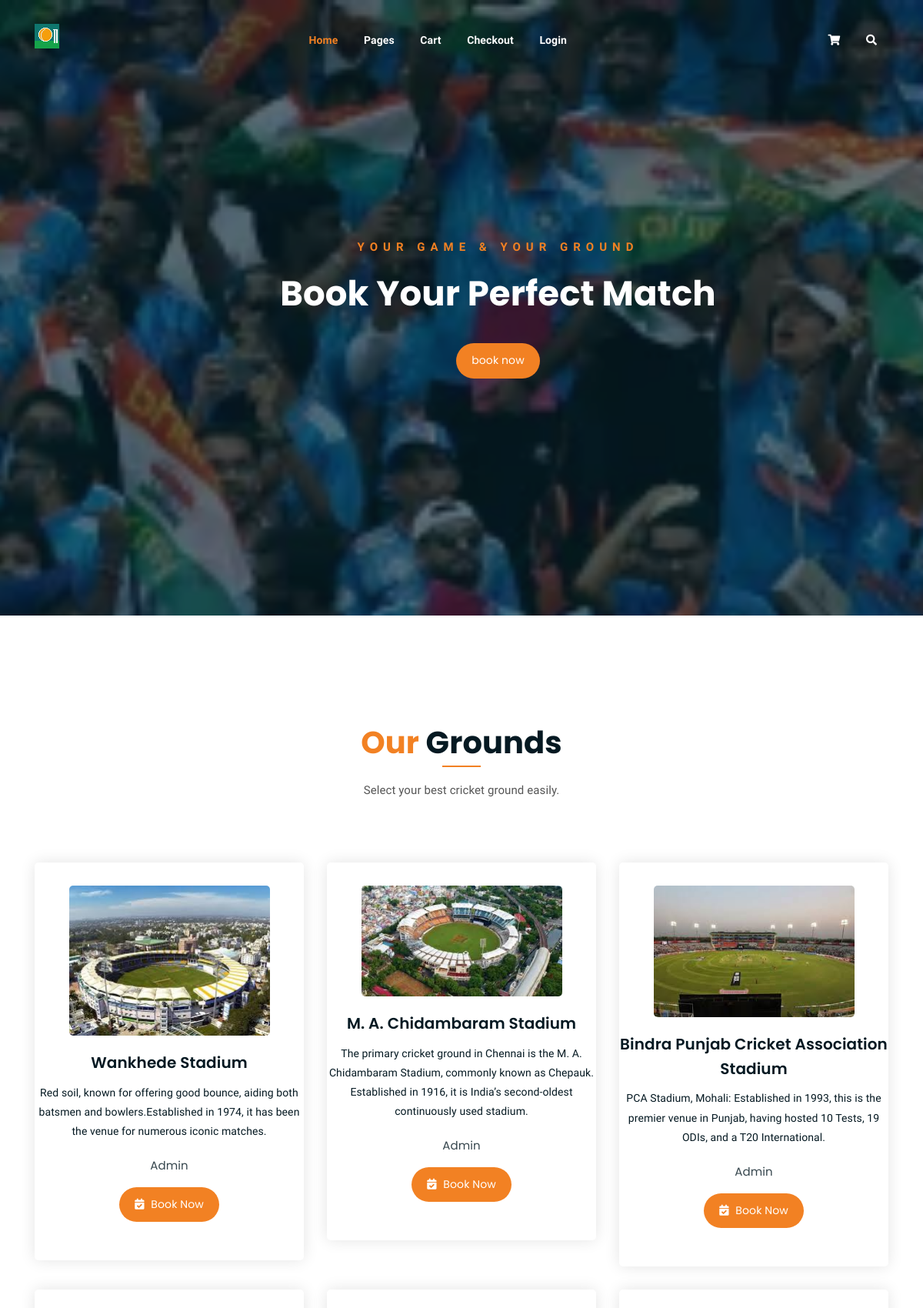
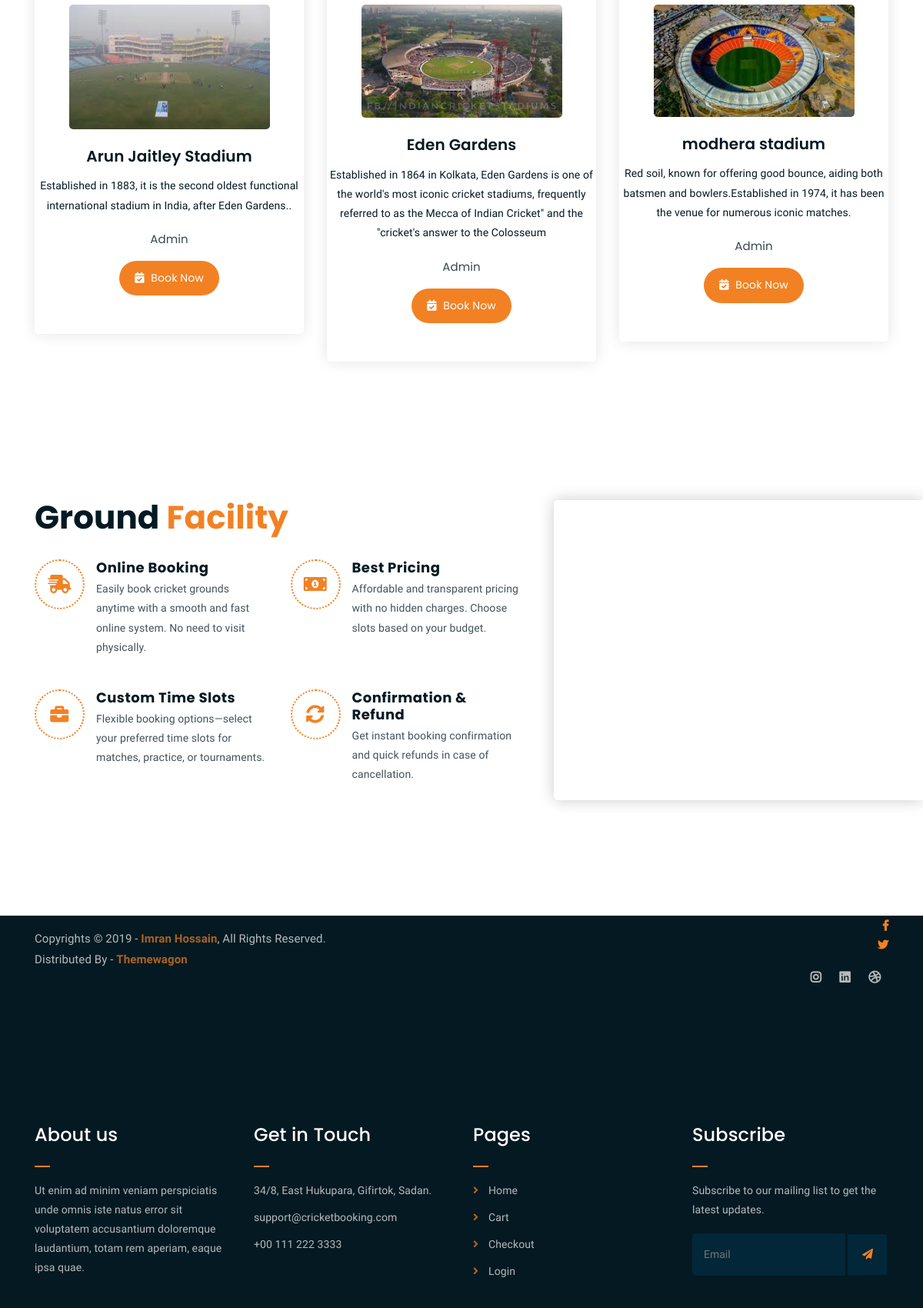
Page /booking/home/ (signed in, upper part) on the committed database (2 pictures, top to bottom).
### adminpenal/models.py (models this page shows, shortened)
class Post(models.Model):
    title = models.CharField(max_length=100)
    description = models.TextField()
    author = models.ForeignKey(User, on_delete=models.CASCADE, null=True, blank=True)
    image = models.ImageField(upload_to='posts/', blank=True, null=True)

### booking/views.py (the view)
# urls.py: path('home/', views.home, name='home'),
@login_required(login_url='user_login')
def home(request):
    posts = Post.objects.all()
    return render(request, "home.html", {"posts": posts})

### booking/templates/home.html (shortened to what this page needs)
{% extends "base.html" %}
{% load static %}
{% block content %}
{% block extra_css %}
		<link rel="stylesheet" href="{% static 'assets/css/all.min.css' %}">
		<link rel="stylesheet" href="{% static 'assets/bootstrap/css/bootstrap.min.css' %}">
		<link rel="stylesheet" href="{% static 'assets/css/owl.carousel.css' %}">
		<link rel="stylesheet" href="{% static 'assets/css/magnific-popup.css' %}">
		<link rel="stylesheet" href="{% static 'assets/css/animate.css' %}">
		<link rel="stylesheet" href="{% static 'assets/css/meanmenu.min.css' %}">
		<link rel="stylesheet" href="{% static 'assets/css/main.css' %}">
		<link rel="stylesheet" href="{% static 'assets/css/responsive.css' %}">
	{% endblock  %}
	<div class="hero-area hero-bg">
		<div class="container">
			<div class="row">
				<div class="col-lg-9 offset-lg-2 text-center">
					<div class="hero-text">
						<div class="hero-text-tablecell">
							<p class="subtitle">Your Game &  Your Ground</p>
							<h1>Book Your Perfect Match</h1>
							<div class="hero-btns">
								<a href="{% url 'cart' %}" class="boxed-btn">book now</a>
							</div>
						</div>
					</div>
				</div>
			</div>
		</div>
	</div>
<div class="product-section mt-150 mb-150">
	<div class="container">
		<div class="row">
			<div class="col-lg-8 offset-lg-2 text-center">
				<div class="section-title">
					<h3><span class="orange-text">Our</span> Grounds</h3>
					<p>Select your best cricket ground easily.</p>
				</div>
			</div>
		</div>
		<div class="row justify-content-center">
			{% for post in posts %}
			<div class="col-lg-4 col-md-6 text-center">
				<div class="single-product-item">
					<div class="product-image">
						{% if post.image %}
						<img src="{{ post.image.url }}" alt="">
						{% else %}
						<img src="{% static 'assets/img/products/product-img-1.jpg' %}" alt="">
						{% endif %}
					</div>
					<h3>{{ post.title }}</h3>
					<p>{{ post.description }}</p>
					<p class="product-price">
						<span>Admin</span>
					</p>
					<a href="{% url 'cart' %}?ground={{ post.id }}" class="cart-btn">
						<i class="fas fa-calendar-check"></i> Book Now
					</a>
				</div>
			</div>
			{% empty %}
			<p>No grounds available</p>
			{% endfor %}
		</div>
	</div>
</div>
	<div class="feature-bg">
		<div class="container">
			<div class="row">
				<div class="col-lg-7">
					<div class="featured-text">
						<h2 class="pb-3">Ground <span class="orange-text">Facility</span></h2>
						<div class="row">
							<div class="col-lg-6 col-md-6 mb-4 mb-md-5">
								<div class="list-box d-flex">
									<div class="list-icon">
										<i class="fas fa-shipping-fast"></i>
									</div>
									<div class="content">
										<h3>Online Booking</h3>
										<p>Easily book cricket grounds anytime with a smooth and fast online system. No need to visit physically.</p>
									</div>
								</div>
							</div>
							<div class="col-lg-6 col-md-6 mb-5 mb-md-5">
								<div class="list-box d-flex">
									<div class="list-icon">
										<i class="fas fa-money-bill-alt"></i>
									</div>
									<div class="content">
										<h3>Best Pricing</h3>
										<p>Affordable and transparent pricing with no hidden charges. Choose slots based on your budget.</p>
									</div>
								</div>
							</div>
							<div class="col-lg-6 col-md-6 mb-5 mb-md-5">
								<div class="list-box d-flex">
									<div class="list-icon">
										<i class="fas fa-briefcase"></i>
									</div>
									<div class="content">
										<h3>Custom Time Slots</h3>
										<p>Flexible booking options—select your preferred time slots for matches, practice, or tournaments.</p>
									</div>
								</div>
							</div>
							<div class="col-lg-6 col-md-6">
								<div class="list-box d-flex">
									<div class="list-icon">
										<i class="fas fa-sync-alt"></i>
									</div>
									<div class="content">
										<h3>Confirmation & Refund</h3>
										<p>Get instant booking confirmation and quick refunds in case of cancellation.</p>
									</div>
								</div>
							</div>
						</div>
					</div>
				</div>
			</div>
		</div>
	</div>
	<div class="copyright">
		<div class="container">
			<div class="row">
				<div class="col-lg-6 col-md-12">
					<p>Copyrights &copy; 2019 - <a href="https://imransdesign.com/">Imran Hossain</a>,  All Rights Reserved.<br>
						Distributed By - <a href="https://themewagon.com/">Themewagon</a>
					</p>
				</div>
				<div class="col-lg-6 text-right col-md-12">
					<div class="social-icons">
						<li><a href="#" target="_blank"><i class="fab fa-facebook-f"></i></a></li>
							<li><a href="#" target="_blank"><i class="fab fa-twitter"></i></a></li>
						<ul>
							<li><a href="#" target="_blank"><i class="fab fa-instagram"></i></a></li>
							<li><a href="#" target="_blank"><i class="fab fa-linkedin"></i></a></li>
							<li><a href="#" target="_blank"><i class="fab fa-dribbble"></i></a></li>
						</ul>
					</div>
				</div>
			</div>
		</div>
	</div>
{% endblock  %}
{% block extra_js %}
	{% load static %}
	{% endblock %}

### booking/static/assets/css/responsive.css (style rules this page uses)
@media only screen and (min-width: 992px) and (max-width: 1200px) { .hero-text h1 { font-size: 45px; } }

### rows in the picture
Post: image (picture), title "Wankhede Stadium", description "Red soil, known for offering good bounce, aiding both batsmen and bowlers.Established in 1974, it has been the venue for numerous iconic matches."
Post: image (picture), title "M. A. Chidambaram Stadium", description "The primary cricket ground in Chennai is the M. A. Chidambaram Stadium, commonly known as Chepauk. Established in 1916, it is India’s second-oldest continuously used stadium."
Post: image (picture), title "Bindra Punjab Cricket Association Stadium", description "PCA Stadium, Mohali: Established in 1993, this is the premier venue in Punjab, having hosted 10 Tests, 19 ODIs, and a T20 International."
Post: image (picture), title "Arun Jaitley Stadium", description "Established in 1883, it is the second oldest functional international stadium in India, after Eden Gardens.."
Post: image (picture), title "Eden Gardens", description "Established in 1864 in Kolkata, Eden Gardens is one of the world's most iconic cricket stadiums, frequently referred to as the Mecca of Indian Cricket\" and the \"cricket's answer to the Colosseum"
Post: image (picture), title "modhera stadium", description "Red soil, known for offering good bounce, aiding both batsmen and bowlers.Established in 1974, it has been the venue for numerous iconic matches."
